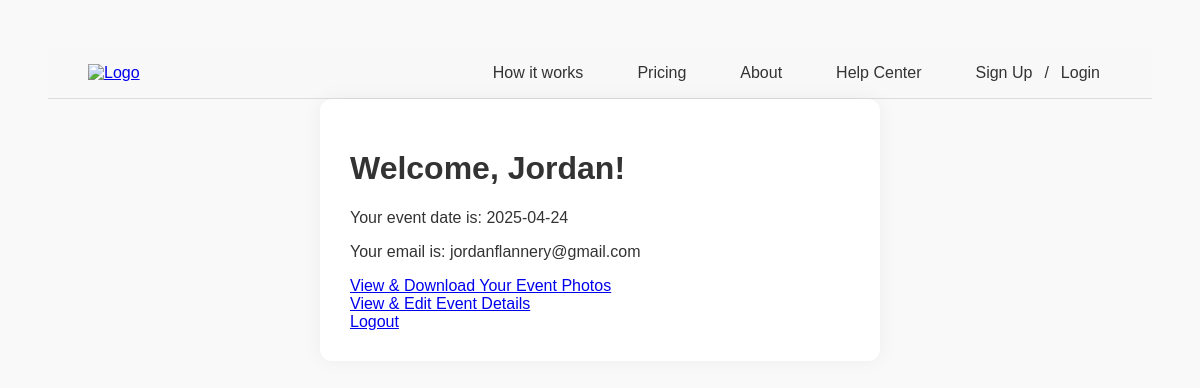
Before: /auth/profile (signed in) with the older database file.
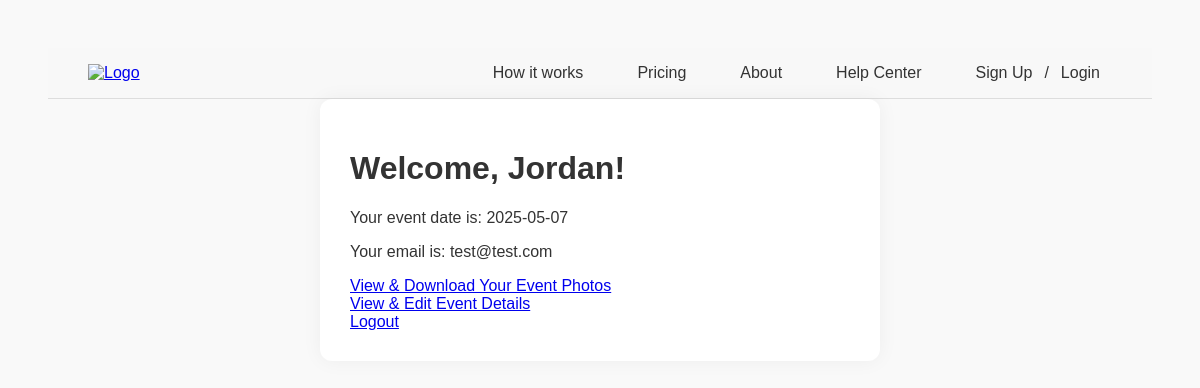
After: the same page with the newer database file.
### app/models.py (models this page shows)
class User(SQLModel, table=True):
    id: Optional[int] = Field(default=None, primary_key=True)
    first_name: str
    event_date: date
    email: str = Field(index=True, unique=True)
    hashed_password: str
    created_at: datetime = Field(default_factory=datetime.utcnow)

### app/routes/auth_routes.py (the view)
@auth_router.get("/profile")
async def profile(request: Request):
    token = request.cookies.get("session_token")
    if not token:
        return RedirectResponse(url="/auth/login", status_code=303)
    try:
        payload = jwt.decode(token, SECRET_KEY, algorithms=[ALGORITHM])
        user_id = payload.get("user_id")
    except Exception:
        return RedirectResponse(url="/auth/login", status_code=303)
    with SessionLocal() as session:
        statement = select(User).where(User.id == user_id)
        results = session.exec(statement)
        user = results.first()
    if not user:
        return RedirectResponse(url="/auth/login", status_code=303)
    context = {"request": request, "user": user}
    return templates.TemplateResponse("profile.html", context)

### app/database.py (called while the page is built)
def SessionLocal():
    return Session(engine)

### templates/profile.html (shortened to what this page needs)
{% extends "base.html" %}
{% block content %}
<div class="container">
    <h1>Welcome, {{ user.first_name }}!</h1>
    <p>Your event date is: {{ user.event_date }}</p>
    <p>Your email is: {{ user.email }}</p>
    <a href="/auth/gallery">View & Download Your Event Photos</a><br>
    <a href="/auth/event-details">View & Edit Event Details</a><br>
    <a href="/auth/logout">Logout</a>
</div>
{% endblock %}

### templates/base.html (shortened to what this page needs)
<!DOCTYPE html>
<html lang="en">
<head>
    <link rel="stylesheet" href="/static/css/styles.css">
</head>
<body>
    <header>
        <div class="logo">
            <a href="/"><img src="/static/images/logo-placeholder.png" alt="Logo" style="height:40px;"></a>
        </div>
        <nav>
            <ul>
                <li><a href="/how-it-works">How it works</a></li>
                <li><a href="/pricing">Pricing</a></li>
                <li><a href="/about">About</a></li>
                <li><a href="/help-center">Help Center</a></li>
                <li><a href="/sign-up">Sign Up</a> / <a href="/auth/login">Login</a></li>
            </ul>
        </nav>
    </header>
    <main>
        {% block content %}{% endblock %}
    </main>
</body>
</html>

### static/css/styles.css (style rules this page uses)
body { font-family: Arial, sans-serif; background: #f9f9f9; padding: 40px; color: #333; }
.container { max-width: 500px; margin: auto; background: #fff; padding: 30px; border-radius: 12px; box-shadow: 0 0 20px rgba(0, 0, 0, 0.05); }
header { display: flex; align-items: center; justify-content: space-between; background: #f8f8f8; padding: 10px 40px; border-bottom: 1px solid #ddd; }
.logo img { height: 40px; }
nav ul { display: flex; gap: 30px; list-style: none; margin: 0; padding: 0; }
nav ul li { display: flex; align-items: center; }
nav ul li a { text-decoration: none; color: #333; font-weight: 500; padding: 6px 12px; border-radius: 4px; transition: background 0.2s; }

Changed rows visible on the page:
changed User "Jordan": event_date "2025-04-24" → "2025-05-07"; email "jordanflannery@gmail.com" → "test@test.com"
